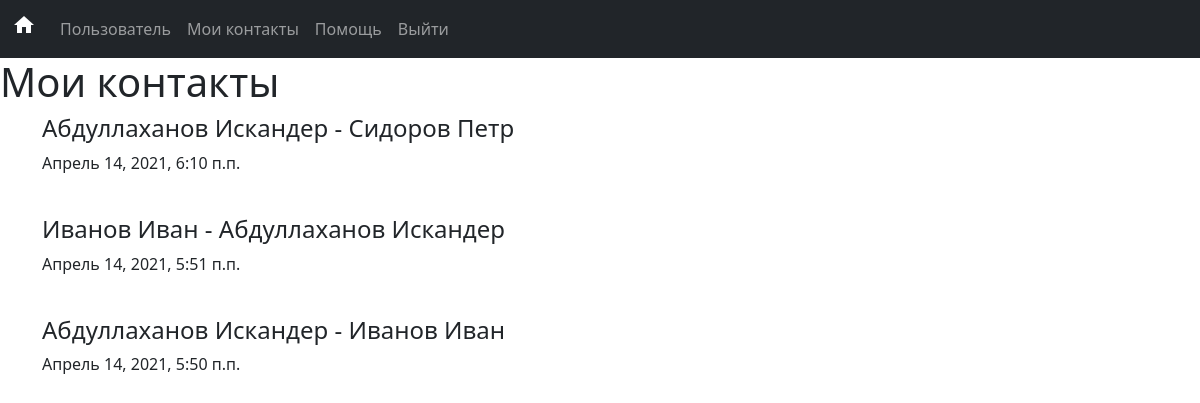
/contacts (signed in), run on the app's committed database.
### main/models.py (models this page shows, shortened)
class Contact(models.Model):
	first_user = models.ForeignKey(User, on_delete=models.CASCADE, related_name='+')
	second_user = models.ForeignKey(User, on_delete=models.CASCADE,  related_name='+')
	date = models.DateTimeField()
	class Meta:
		ordering = ('-date', )
		verbose_name = 'контакт'
		verbose_name_plural = 'контакты'

### main/views.py (the view)
# urls.py: path('contacts', views.contacts, name='contacts'),
def contacts(request):
	if not can_i_let_him_in(request):
		return redirect('login')
	user = request.user
	contact_list =  Contact.objects.all()
	if user.is_staff:
		return render(request, 'contacts.html', {'contacts' : contact_list, 'empty' : len(contact_list) == 0})
	our_contact_list = []
	for contact in contact_list:
		if contact.first_user.username == user.username or contact.second_user.username == user.username:
			our_contact_list.append(contact)
	return render(request, 'contacts.html', {'contacts' : our_contact_list, 'empty' : len(our_contact_list) == 0})

### main/views.py (called while the page is built)
def can_i_let_him_in(request):
	return (request.user.is_authenticated and not request.user.is_superuser)

### main/templates/contacts.html (shortened to what this page needs)
{% extends 'base.html' %}
{% block content %}
	<h1>
		{% if request.user.is_staff %}
			Контакты сотрудников
		{% else %}
			Мои контакты
		{% endif %}
	</h1>
	{% if not empty %}
		<div class="container">
			{% for contact in contacts %}
				{% if request.user.is_staff %}
					<h4 class="fw=bold"><a href="{% url 'info_about_person' contact.first_user.id %}">{{contact.first_user.last_name}}  {{contact.first_user.first_name}}</a> - <a href="{% url 'info_about_person' contact.second_user.id %}">{{contact.second_user.last_name}} {{contact.second_user.first_name}}</a></h4>
				{% else %}
					<h4 class="fw=bold">{{contact.first_user.last_name}} {{contact.first_user.first_name}} - {{contact.second_user.last_name}} {{contact.second_user.first_name}}</h4>
				{% endif %}
				<p>{{contact.date}}</p>
				<br>
			{% endfor %}
		</div>
	{% endif %}
{% endblock %}

### data on the page
Contact: first_user.last_name "Абдуллаханов", first_user.first_name "Искандер", second_user.last_name "Сидоров", second_user.first_name "Петр", date "Апрель 14, 2021, 6:10 п.п."
Contact: first_user.last_name "Иванов", first_user.first_name "Иван", second_user.last_name "Абдуллаханов", second_user.first_name "Искандер", date "Апрель 14, 2021, 5:51 п.п."
Contact: first_user.last_name "Абдуллаханов", first_user.first_name "Искандер", second_user.last_name "Иванов", second_user.first_name "Иван", date "Апрель 14, 2021, 5:50 п.п."
